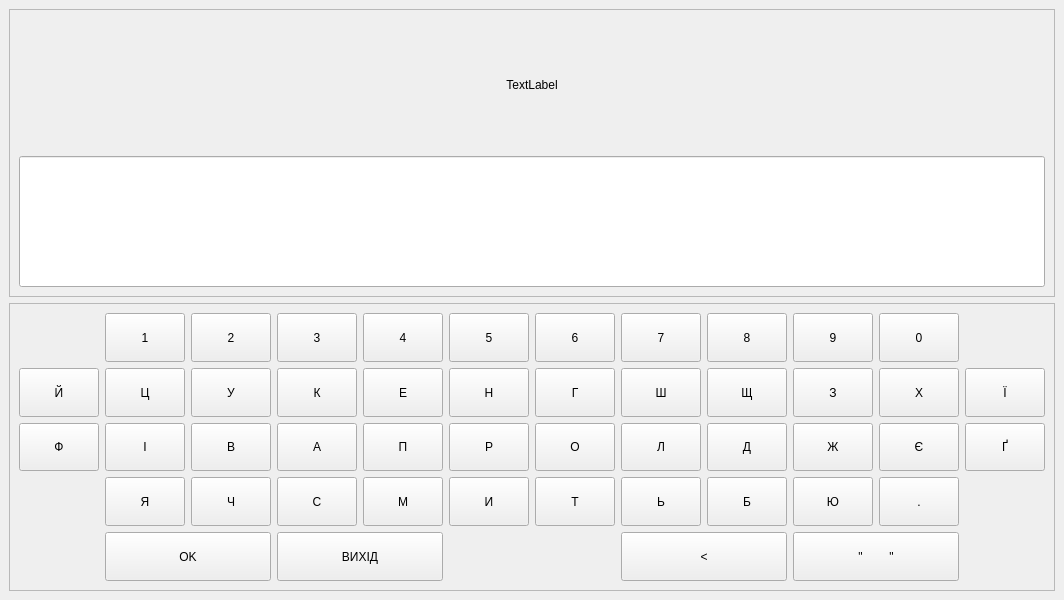
<?xml version="1.0" encoding="UTF-8"?>
<ui version="4.0">
 <class>keyboard</class>
 <widget class="QMainWindow" name="keyboard">
  <property name="geometry">
   <rect>
    <x>0</x>
    <y>0</y>
    <width>800</width>
    <height>600</height>
   </rect>
  </property>
  <property name="windowTitle">
   <string>MainWindow</string>
  </property>
  <widget class="QWidget" name="centralwidget">
   <layout class="QVBoxLayout" name="verticalLayout">
    <item>
     <widget class="QFrame" name="frame_2">
      <property name="frameShape">
       <enum>QFrame::StyledPanel</enum>
      </property>
      <property name="frameShadow">
       <enum>QFrame::Raised</enum>
      </property>
      <layout class="QVBoxLayout" name="verticalLayout_2">
       <item>
        <widget class="QLabel" name="labe_text">
         <property name="styleSheet">
          <string notr="true">font: 75 20pt &quot;DejaVu Sans Mono for Powerline&quot;;</string>
         </property>
         <property name="text">
          <string>TextLabel</string>
         </property>
         <property name="alignment">
          <set>Qt::AlignCenter</set>
         </property>
        </widget>
       </item>
       <item>
        <widget class="QLineEdit" name="input_text">
         <property name="sizePolicy">
          <sizepolicy hsizetype="Expanding" vsizetype="Minimum">
           <horstretch>0</horstretch>
           <verstretch>0</verstretch>
          </sizepolicy>
         </property>
        </widget>
       </item>
      </layout>
     </widget>
    </item>
    <item>
     <widget class="QFrame" name="frame">
      <property name="sizePolicy">
       <sizepolicy hsizetype="Preferred" vsizetype="Minimum">
        <horstretch>0</horstretch>
        <verstretch>0</verstretch>
       </sizepolicy>
      </property>
      <property name="frameShape">
       <enum>QFrame::StyledPanel</enum>
      </property>
      <property name="frameShadow">
       <enum>QFrame::Raised</enum>
      </property>
      <layout class="QGridLayout" name="gridLayout">
       <item row="1" column="2">
        <widget class="QPushButton" name="eee">
         <property name="sizePolicy">
          <sizepolicy hsizetype="MinimumExpanding" vsizetype="Minimum">
           <horstretch>0</horstretch>
           <verstretch>0</verstretch>
          </sizepolicy>
         </property>
         <property name="styleSheet">
          <string notr="true">font: 75 20pt &quot;DejaVu Sans Mono for Powerline&quot;;</string>
         </property>
         <property name="text">
          <string>У</string>
         </property>
        </widget>
       </item>
       <item row="1" column="11">
        <widget class="QPushButton" name="ukr_ii">
         <property name="sizePolicy">
          <sizepolicy hsizetype="MinimumExpanding" vsizetype="Minimum">
           <horstretch>0</horstretch>
           <verstretch>0</verstretch>
          </sizepolicy>
         </property>
         <property name="styleSheet">
          <string notr="true">font: 75 20pt &quot;DejaVu Sans Mono for Powerline&quot;;</string>
         </property>
         <property name="text">
          <string>Ї</string>
         </property>
        </widget>
       </item>
       <item row="2" column="5">
        <widget class="QPushButton" name="hhh">
         <property name="sizePolicy">
          <sizepolicy hsizetype="MinimumExpanding" vsizetype="Minimum">
           <horstretch>0</horstretch>
           <verstretch>0</verstretch>
          </sizepolicy>
         </property>
         <property name="styleSheet">
          <string notr="true">font: 75 20pt &quot;DejaVu Sans Mono for Powerline&quot;;</string>
         </property>
         <property name="text">
          <string>Р</string>
         </property>
        </widget>
       </item>
       <item row="1" column="0">
        <widget class="QPushButton" name="qqq">
         <property name="sizePolicy">
          <sizepolicy hsizetype="MinimumExpanding" vsizetype="Minimum">
           <horstretch>0</horstretch>
           <verstretch>0</verstretch>
          </sizepolicy>
         </property>
         <property name="styleSheet">
          <string notr="true">font: 75 20pt &quot;DejaVu Sans Mono for Powerline&quot;;</string>
         </property>
         <property name="text">
          <string>Й</string>
         </property>
        </widget>
       </item>
       <item row="1" column="9">
        <widget class="QPushButton" name="ppp">
         <property name="sizePolicy">
          <sizepolicy hsizetype="MinimumExpanding" vsizetype="Minimum">
           <horstretch>0</horstretch>
           <verstretch>0</verstretch>
          </sizepolicy>
         </property>
         <property name="styleSheet">
          <string notr="true">font: 75 20pt &quot;DejaVu Sans Mono for Powerline&quot;;</string>
         </property>
         <property name="text">
          <string>З</string>
         </property>
        </widget>
       </item>
       <item row="3" column="4">
        <widget class="QPushButton" name="vvv">
         <property name="sizePolicy">
          <sizepolicy hsizetype="MinimumExpanding" vsizetype="Minimum">
           <horstretch>0</horstretch>
           <verstretch>0</verstretch>
          </sizepolicy>
         </property>
         <property name="styleSheet">
          <string notr="true">font: 75 20pt &quot;DejaVu Sans Mono for Powerline&quot;;</string>
         </property>
         <property name="text">
          <string>М</string>
         </property>
        </widget>
       </item>
       <item row="2" column="8">
        <widget class="QPushButton" name="lll">
         <property name="sizePolicy">
          <sizepolicy hsizetype="MinimumExpanding" vsizetype="Minimum">
           <horstretch>0</horstretch>
           <verstretch>0</verstretch>
          </sizepolicy>
         </property>
         <property name="styleSheet">
          <string notr="true">font: 75 20pt &quot;DejaVu Sans Mono for Powerline&quot;;</string>
         </property>
         <property name="text">
          <string>Д</string>
         </property>
        </widget>
       </item>
       <item row="1" column="10">
        <widget class="QPushButton" name="ukr_x">
         <property name="sizePolicy">
          <sizepolicy hsizetype="MinimumExpanding" vsizetype="Minimum">
           <horstretch>0</horstretch>
           <verstretch>0</verstretch>
          </sizepolicy>
         </property>
         <property name="styleSheet">
          <string notr="true">font: 75 20pt &quot;DejaVu Sans Mono for Powerline&quot;;</string>
         </property>
         <property name="text">
          <string>Х</string>
         </property>
        </widget>
       </item>
       <item row="1" column="5">
        <widget class="QPushButton" name="yyy">
         <property name="sizePolicy">
          <sizepolicy hsizetype="MinimumExpanding" vsizetype="Minimum">
           <horstretch>0</horstretch>
           <verstretch>0</verstretch>
          </sizepolicy>
         </property>
         <property name="styleSheet">
          <string notr="true">font: 75 20pt &quot;DejaVu Sans Mono for Powerline&quot;;</string>
         </property>
         <property name="text">
          <string>Н</string>
         </property>
        </widget>
       </item>
       <item row="2" column="10">
        <widget class="QPushButton" name="ukr_e">
         <property name="sizePolicy">
          <sizepolicy hsizetype="MinimumExpanding" vsizetype="Minimum">
           <horstretch>0</horstretch>
           <verstretch>0</verstretch>
          </sizepolicy>
         </property>
         <property name="styleSheet">
          <string notr="true">font: 75 20pt &quot;DejaVu Sans Mono for Powerline&quot;;</string>
         </property>
         <property name="text">
          <string>Є</string>
         </property>
        </widget>
       </item>
       <item row="2" column="1">
        <widget class="QPushButton" name="sss">
         <property name="sizePolicy">
          <sizepolicy hsizetype="MinimumExpanding" vsizetype="Minimum">
           <horstretch>0</horstretch>
           <verstretch>0</verstretch>
          </sizepolicy>
         </property>
         <property name="styleSheet">
          <string notr="true">font: 75 20pt &quot;DejaVu Sans Mono for Powerline&quot;;</string>
         </property>
         <property name="text">
          <string>І</string>
         </property>
        </widget>
       </item>
       <item row="1" column="8">
        <widget class="QPushButton" name="ooo">
         <property name="sizePolicy">
          <sizepolicy hsizetype="MinimumExpanding" vsizetype="Minimum">
           <horstretch>0</horstretch>
           <verstretch>0</verstretch>
          </sizepolicy>
         </property>
         <property name="styleSheet">
          <string notr="true">font: 75 20pt &quot;DejaVu Sans Mono for Powerline&quot;;</string>
         </property>
         <property name="text">
          <string>Щ</string>
         </property>
        </widget>
       </item>
       <item row="2" column="11">
        <widget class="QPushButton" name="ukr_g">
         <property name="sizePolicy">
          <sizepolicy hsizetype="MinimumExpanding" vsizetype="Minimum">
           <horstretch>0</horstretch>
           <verstretch>0</verstretch>
          </sizepolicy>
         </property>
         <property name="styleSheet">
          <string notr="true">font: 75 20pt &quot;DejaVu Sans Mono for Powerline&quot;;</string>
         </property>
         <property name="text">
          <string>Ґ</string>
         </property>
        </widget>
       </item>
       <item row="1" column="7">
        <widget class="QPushButton" name="iii">
         <property name="sizePolicy">
          <sizepolicy hsizetype="MinimumExpanding" vsizetype="Minimum">
           <horstretch>0</horstretch>
           <verstretch>0</verstretch>
          </sizepolicy>
         </property>
         <property name="styleSheet">
          <string notr="true">font: 75 20pt &quot;DejaVu Sans Mono for Powerline&quot;;</string>
         </property>
         <property name="text">
          <string>Ш</string>
         </property>
        </widget>
       </item>
       <item row="1" column="4">
        <widget class="QPushButton" name="ttt">
         <property name="sizePolicy">
          <sizepolicy hsizetype="MinimumExpanding" vsizetype="Minimum">
           <horstretch>0</horstretch>
           <verstretch>0</verstretch>
          </sizepolicy>
         </property>
         <property name="styleSheet">
          <string notr="true">font: 75 20pt &quot;DejaVu Sans Mono for Powerline&quot;;</string>
         </property>
         <property name="text">
          <string>Е</string>
         </property>
        </widget>
       </item>
       <item row="2" column="9">
        <widget class="QPushButton" name="ukrt_j">
         <property name="sizePolicy">
          <sizepolicy hsizetype="MinimumExpanding" vsizetype="Minimum">
           <horstretch>0</horstretch>
           <verstretch>0</verstretch>
          </sizepolicy>
         </property>
         <property name="styleSheet">
          <string notr="true">font: 75 20pt &quot;DejaVu Sans Mono for Powerline&quot;;</string>
         </property>
         <property name="text">
          <string>Ж</string>
         </property>
        </widget>
       </item>
       <item row="2" column="2">
        <widget class="QPushButton" name="ddd">
         <property name="sizePolicy">
          <sizepolicy hsizetype="MinimumExpanding" vsizetype="Minimum">
           <horstretch>0</horstretch>
           <verstretch>0</verstretch>
          </sizepolicy>
         </property>
         <property name="styleSheet">
          <string notr="true">font: 75 20pt &quot;DejaVu Sans Mono for Powerline&quot;;</string>
         </property>
         <property name="text">
          <string>В</string>
         </property>
        </widget>
       </item>
       <item row="3" column="10">
        <widget class="QPushButton" name="dott">
         <property name="sizePolicy">
          <sizepolicy hsizetype="MinimumExpanding" vsizetype="Minimum">
           <horstretch>0</horstretch>
           <verstretch>0</verstretch>
          </sizepolicy>
         </property>
         <property name="styleSheet">
          <string notr="true">font: 75 20pt &quot;DejaVu Sans Mono for Powerline&quot;;</string>
         </property>
         <property name="text">
          <string>.</string>
         </property>
        </widget>
       </item>
       <item row="3" column="8">
        <widget class="QPushButton" name="ukr_b">
         <property name="sizePolicy">
          <sizepolicy hsizetype="MinimumExpanding" vsizetype="Minimum">
           <horstretch>0</horstretch>
           <verstretch>0</verstretch>
          </sizepolicy>
         </property>
         <property name="styleSheet">
          <string notr="true">font: 75 20pt &quot;DejaVu Sans Mono for Powerline&quot;;</string>
         </property>
         <property name="text">
          <string>Б</string>
         </property>
        </widget>
       </item>
       <item row="3" column="7">
        <widget class="QPushButton" name="mmm">
         <property name="sizePolicy">
          <sizepolicy hsizetype="MinimumExpanding" vsizetype="Minimum">
           <horstretch>0</horstretch>
           <verstretch>0</verstretch>
          </sizepolicy>
         </property>
         <property name="styleSheet">
          <string notr="true">font: 75 20pt &quot;DejaVu Sans Mono for Powerline&quot;;</string>
         </property>
         <property name="text">
          <string>Ь</string>
         </property>
        </widget>
       </item>
       <item row="2" column="0">
        <widget class="QPushButton" name="aaa">
         <property name="sizePolicy">
          <sizepolicy hsizetype="MinimumExpanding" vsizetype="Minimum">
           <horstretch>0</horstretch>
           <verstretch>0</verstretch>
          </sizepolicy>
         </property>
         <property name="styleSheet">
          <string notr="true">font: 75 20pt &quot;DejaVu Sans Mono for Powerline&quot;;</string>
         </property>
         <property name="text">
          <string>Ф</string>
         </property>
        </widget>
       </item>
       <item row="3" column="6">
        <widget class="QPushButton" name="nnn">
         <property name="sizePolicy">
          <sizepolicy hsizetype="MinimumExpanding" vsizetype="Minimum">
           <horstretch>0</horstretch>
           <verstretch>0</verstretch>
          </sizepolicy>
         </property>
         <property name="styleSheet">
          <string notr="true">font: 75 20pt &quot;DejaVu Sans Mono for Powerline&quot;;</string>
         </property>
         <property name="text">
          <string>Т</string>
         </property>
        </widget>
       </item>
       <item row="0" column="10">
        <widget class="QPushButton" name="zero">
         <property name="sizePolicy">
          <sizepolicy hsizetype="MinimumExpanding" vsizetype="Minimum">
           <horstretch>0</horstretch>
           <verstretch>0</verstretch>
          </sizepolicy>
         </property>
         <property name="styleSheet">
          <string notr="true">font: 75 20pt &quot;DejaVu Sans Mono for Powerline&quot;;</string>
         </property>
         <property name="text">
          <string>0</string>
         </property>
        </widget>
       </item>
       <item row="3" column="5">
        <widget class="QPushButton" name="bbb">
         <property name="sizePolicy">
          <sizepolicy hsizetype="MinimumExpanding" vsizetype="Minimum">
           <horstretch>0</horstretch>
           <verstretch>0</verstretch>
          </sizepolicy>
         </property>
         <property name="styleSheet">
          <string notr="true">font: 75 20pt &quot;DejaVu Sans Mono for Powerline&quot;;</string>
         </property>
         <property name="text">
          <string>И</string>
         </property>
        </widget>
       </item>
       <item row="3" column="1">
        <widget class="QPushButton" name="zzz">
         <property name="sizePolicy">
          <sizepolicy hsizetype="MinimumExpanding" vsizetype="Minimum">
           <horstretch>0</horstretch>
           <verstretch>0</verstretch>
          </sizepolicy>
         </property>
         <property name="styleSheet">
          <string notr="true">font: 75 20pt &quot;DejaVu Sans Mono for Powerline&quot;;</string>
         </property>
         <property name="text">
          <string>Я</string>
         </property>
        </widget>
       </item>
       <item row="2" column="4">
        <widget class="QPushButton" name="ggg">
         <property name="sizePolicy">
          <sizepolicy hsizetype="MinimumExpanding" vsizetype="Minimum">
           <horstretch>0</horstretch>
           <verstretch>0</verstretch>
          </sizepolicy>
         </property>
         <property name="styleSheet">
          <string notr="true">font: 75 20pt &quot;DejaVu Sans Mono for Powerline&quot;;</string>
         </property>
         <property name="text">
          <string>П</string>
         </property>
        </widget>
       </item>
       <item row="3" column="3">
        <widget class="QPushButton" name="ccc">
         <property name="sizePolicy">
          <sizepolicy hsizetype="MinimumExpanding" vsizetype="Minimum">
           <horstretch>0</horstretch>
           <verstretch>0</verstretch>
          </sizepolicy>
         </property>
         <property name="styleSheet">
          <string notr="true">font: 75 20pt &quot;DejaVu Sans Mono for Powerline&quot;;</string>
         </property>
         <property name="text">
          <string>С</string>
         </property>
        </widget>
       </item>
       <item row="0" column="4">
        <widget class="QPushButton" name="four">
         <property name="sizePolicy">
          <sizepolicy hsizetype="MinimumExpanding" vsizetype="Minimum">
           <horstretch>0</horstretch>
           <verstretch>0</verstretch>
          </sizepolicy>
         </property>
         <property name="styleSheet">
          <string notr="true">font: 75 20pt &quot;DejaVu Sans Mono for Powerline&quot;;</string>
         </property>
         <property name="text">
          <string>4</string>
         </property>
        </widget>
       </item>
       <item row="1" column="3">
        <widget class="QPushButton" name="rrr">
         <property name="sizePolicy">
          <sizepolicy hsizetype="MinimumExpanding" vsizetype="Minimum">
           <horstretch>0</horstretch>
           <verstretch>0</verstretch>
          </sizepolicy>
         </property>
         <property name="styleSheet">
          <string notr="true">font: 75 20pt &quot;DejaVu Sans Mono for Powerline&quot;;</string>
         </property>
         <property name="text">
          <string>К</string>
         </property>
        </widget>
       </item>
       <item row="0" column="2">
        <widget class="QPushButton" name="two">
         <property name="sizePolicy">
          <sizepolicy hsizetype="MinimumExpanding" vsizetype="Minimum">
           <horstretch>0</horstretch>
           <verstretch>0</verstretch>
          </sizepolicy>
         </property>
         <property name="styleSheet">
          <string notr="true">font: 75 20pt &quot;DejaVu Sans Mono for Powerline&quot;;</string>
         </property>
         <property name="text">
          <string>2</string>
         </property>
        </widget>
       </item>
       <item row="0" column="5">
        <widget class="QPushButton" name="five">
         <property name="sizePolicy">
          <sizepolicy hsizetype="MinimumExpanding" vsizetype="Minimum">
           <horstretch>0</horstretch>
           <verstretch>0</verstretch>
          </sizepolicy>
         </property>
         <property name="styleSheet">
          <string notr="true">font: 75 20pt &quot;DejaVu Sans Mono for Powerline&quot;;</string>
         </property>
         <property name="text">
          <string>5</string>
         </property>
        </widget>
       </item>
       <item row="0" column="6">
        <widget class="QPushButton" name="six">
         <property name="sizePolicy">
          <sizepolicy hsizetype="MinimumExpanding" vsizetype="Minimum">
           <horstretch>0</horstretch>
           <verstretch>0</verstretch>
          </sizepolicy>
         </property>
         <property name="styleSheet">
          <string notr="true">font: 75 20pt &quot;DejaVu Sans Mono for Powerline&quot;;</string>
         </property>
         <property name="text">
          <string>6</string>
         </property>
        </widget>
       </item>
       <item row="0" column="9">
        <widget class="QPushButton" name="nine">
         <property name="sizePolicy">
          <sizepolicy hsizetype="MinimumExpanding" vsizetype="Minimum">
           <horstretch>0</horstretch>
           <verstretch>0</verstretch>
          </sizepolicy>
         </property>
         <property name="styleSheet">
          <string notr="true">font: 75 20pt &quot;DejaVu Sans Mono for Powerline&quot;;</string>
         </property>
         <property name="text">
          <string>9</string>
         </property>
        </widget>
       </item>
       <item row="0" column="7">
        <widget class="QPushButton" name="seven">
         <property name="sizePolicy">
          <sizepolicy hsizetype="MinimumExpanding" vsizetype="Minimum">
           <horstretch>0</horstretch>
           <verstretch>0</verstretch>
          </sizepolicy>
         </property>
         <property name="styleSheet">
          <string notr="true">font: 75 20pt &quot;DejaVu Sans Mono for Powerline&quot;;</string>
         </property>
         <property name="text">
          <string>7</string>
         </property>
        </widget>
       </item>
       <item row="0" column="8">
        <widget class="QPushButton" name="eight">
         <property name="sizePolicy">
          <sizepolicy hsizetype="MinimumExpanding" vsizetype="Minimum">
           <horstretch>0</horstretch>
           <verstretch>0</verstretch>
          </sizepolicy>
         </property>
         <property name="styleSheet">
          <string notr="true">font: 75 20pt &quot;DejaVu Sans Mono for Powerline&quot;;</string>
         </property>
         <property name="text">
          <string>8</string>
         </property>
        </widget>
       </item>
       <item row="2" column="3">
        <widget class="QPushButton" name="fff">
         <property name="sizePolicy">
          <sizepolicy hsizetype="MinimumExpanding" vsizetype="Minimum">
           <horstretch>0</horstretch>
           <verstretch>0</verstretch>
          </sizepolicy>
         </property>
         <property name="styleSheet">
          <string notr="true">font: 75 20pt &quot;DejaVu Sans Mono for Powerline&quot;;</string>
         </property>
         <property name="text">
          <string>А</string>
         </property>
        </widget>
       </item>
       <item row="2" column="6">
        <widget class="QPushButton" name="jjj">
         <property name="sizePolicy">
          <sizepolicy hsizetype="MinimumExpanding" vsizetype="Minimum">
           <horstretch>0</horstretch>
           <verstretch>0</verstretch>
          </sizepolicy>
         </property>
         <property name="styleSheet">
          <string notr="true">font: 75 20pt &quot;DejaVu Sans Mono for Powerline&quot;;</string>
         </property>
         <property name="text">
          <string>О</string>
         </property>
        </widget>
       </item>
       <item row="3" column="2">
        <widget class="QPushButton" name="xxx">
         <property name="sizePolicy">
          <sizepolicy hsizetype="MinimumExpanding" vsizetype="Minimum">
           <horstretch>0</horstretch>
           <verstretch>0</verstretch>
          </sizepolicy>
         </property>
         <property name="styleSheet">
          <string notr="true">font: 75 20pt &quot;DejaVu Sans Mono for Powerline&quot;;</string>
         </property>
         <property name="text">
          <string>Ч</string>
         </property>
        </widget>
       </item>
       <item row="2" column="7">
        <widget class="QPushButton" name="kkk">
         <property name="sizePolicy">
          <sizepolicy hsizetype="MinimumExpanding" vsizetype="Minimum">
           <horstretch>0</horstretch>
           <verstretch>0</verstretch>
          </sizepolicy>
         </property>
         <property name="styleSheet">
          <string notr="true">font: 75 20pt &quot;DejaVu Sans Mono for Powerline&quot;;</string>
         </property>
         <property name="text">
          <string>Л</string>
         </property>
        </widget>
       </item>
       <item row="1" column="1">
        <widget class="QPushButton" name="www">
         <property name="sizePolicy">
          <sizepolicy hsizetype="MinimumExpanding" vsizetype="Minimum">
           <horstretch>0</horstretch>
           <verstretch>0</verstretch>
          </sizepolicy>
         </property>
         <property name="styleSheet">
          <string notr="true">font: 75 20pt &quot;DejaVu Sans Mono for Powerline&quot;;</string>
         </property>
         <property name="text">
          <string>Ц</string>
         </property>
        </widget>
       </item>
       <item row="3" column="9">
        <widget class="QPushButton" name="ukr_uu">
         <property name="sizePolicy">
          <sizepolicy hsizetype="MinimumExpanding" vsizetype="Minimum">
           <horstretch>0</horstretch>
           <verstretch>0</verstretch>
          </sizepolicy>
         </property>
         <property name="styleSheet">
          <string notr="true">font: 75 20pt &quot;DejaVu Sans Mono for Powerline&quot;;</string>
         </property>
         <property name="text">
          <string>Ю</string>
         </property>
        </widget>
       </item>
       <item row="1" column="6">
        <widget class="QPushButton" name="uuu">
         <property name="sizePolicy">
          <sizepolicy hsizetype="MinimumExpanding" vsizetype="Minimum">
           <horstretch>0</horstretch>
           <verstretch>0</verstretch>
          </sizepolicy>
         </property>
         <property name="styleSheet">
          <string notr="true">font: 75 20pt &quot;DejaVu Sans Mono for Powerline&quot;;</string>
         </property>
         <property name="text">
          <string>Г</string>
         </property>
        </widget>
       </item>
       <item row="0" column="1">
        <widget class="QPushButton" name="one">
         <property name="sizePolicy">
          <sizepolicy hsizetype="MinimumExpanding" vsizetype="Minimum">
           <horstretch>0</horstretch>
           <verstretch>0</verstretch>
          </sizepolicy>
         </property>
         <property name="styleSheet">
          <string notr="true">font: 75 20pt &quot;DejaVu Sans Mono for Powerline&quot;;</string>
         </property>
         <property name="text">
          <string>1</string>
         </property>
        </widget>
       </item>
       <item row="0" column="3">
        <widget class="QPushButton" name="three">
         <property name="sizePolicy">
          <sizepolicy hsizetype="MinimumExpanding" vsizetype="Minimum">
           <horstretch>0</horstretch>
           <verstretch>0</verstretch>
          </sizepolicy>
         </property>
         <property name="styleSheet">
          <string notr="true">font: 75 20pt &quot;DejaVu Sans Mono for Powerline&quot;;</string>
         </property>
         <property name="text">
          <string>3</string>
         </property>
        </widget>
       </item>
       <item row="4" column="3" colspan="2">
        <widget class="QPushButton" name="exit_from_keyboard">
         <property name="sizePolicy">
          <sizepolicy hsizetype="MinimumExpanding" vsizetype="Minimum">
           <horstretch>0</horstretch>
           <verstretch>0</verstretch>
          </sizepolicy>
         </property>
         <property name="styleSheet">
          <string notr="true">font: 75 20pt &quot;DejaVu Sans Mono for Powerline&quot;;</string>
         </property>
         <property name="text">
          <string>ВИХІД</string>
         </property>
        </widget>
       </item>
       <item row="4" column="1" colspan="2">
        <widget class="QPushButton" name="okay">
         <property name="sizePolicy">
          <sizepolicy hsizetype="MinimumExpanding" vsizetype="Minimum">
           <horstretch>0</horstretch>
           <verstretch>0</verstretch>
          </sizepolicy>
         </property>
         <property name="styleSheet">
          <string notr="true">font: 75 20pt &quot;DejaVu Sans Mono for Powerline&quot;;</string>
         </property>
         <property name="text">
          <string>OK</string>
         </property>
        </widget>
       </item>
       <item row="4" column="9" colspan="2">
        <widget class="QPushButton" name="add_space">
         <property name="sizePolicy">
          <sizepolicy hsizetype="MinimumExpanding" vsizetype="Minimum">
           <horstretch>0</horstretch>
           <verstretch>0</verstretch>
          </sizepolicy>
         </property>
         <property name="styleSheet">
          <string notr="true">font: 75 20pt &quot;DejaVu Sans Mono for Powerline&quot;;</string>
         </property>
         <property name="text">
          <string>&quot;        &quot;</string>
         </property>
        </widget>
       </item>
       <item row="4" column="7" colspan="2">
        <widget class="QPushButton" name="remove_symbol">
         <property name="sizePolicy">
          <sizepolicy hsizetype="MinimumExpanding" vsizetype="Minimum">
           <horstretch>0</horstretch>
           <verstretch>0</verstretch>
          </sizepolicy>
         </property>
         <property name="styleSheet">
          <string notr="true">font: 75 20pt &quot;DejaVu Sans Mono for Powerline&quot;;</string>
         </property>
         <property name="text">
          <string>&lt;</string>
         </property>
        </widget>
       </item>
      </layout>
     </widget>
    </item>
   </layout>
  </widget>
 </widget>
 <resources/>
 <connections/>
</ui>
